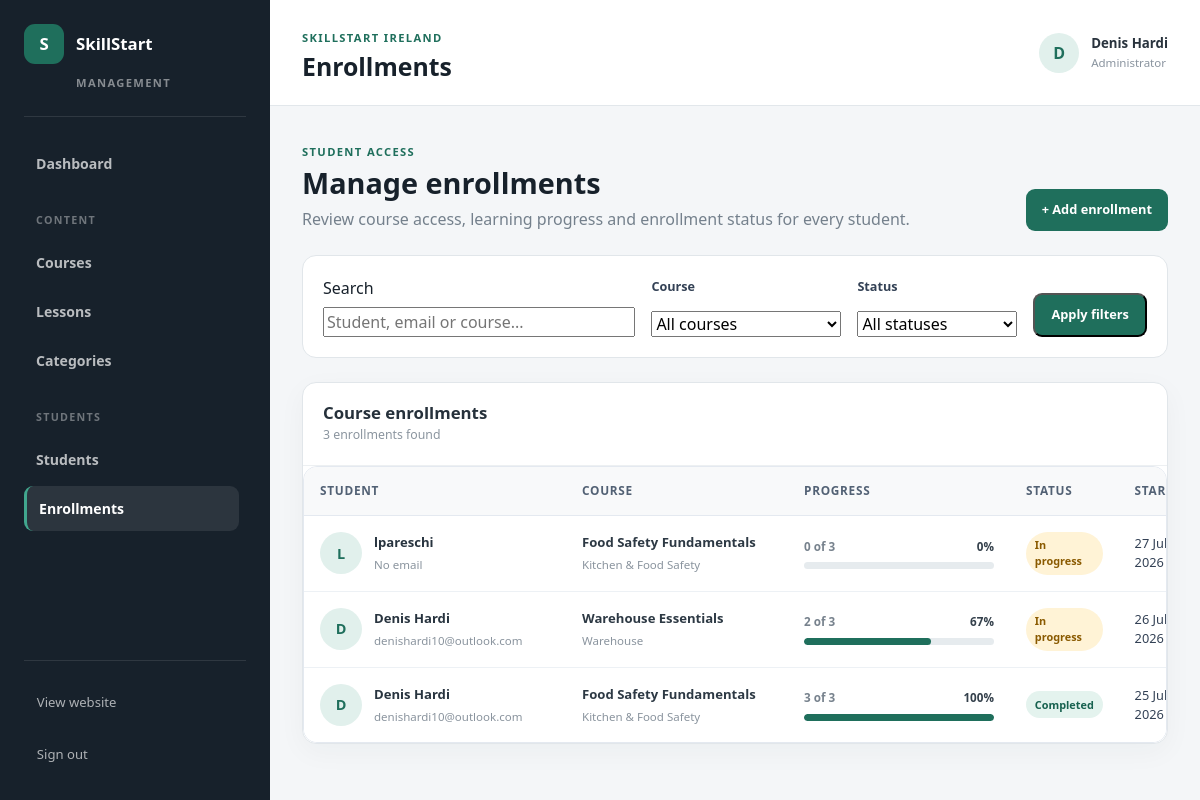
The app's page /management/enrollments/ (signed in) with its own data.
### accounts/models.py (models this page shows, shortened)
class Enrollment(models.Model):
    user = models.ForeignKey(
        settings.AUTH_USER_MODEL,
        on_delete=models.CASCADE,
        related_name="enrollments",
    )
    course = models.ForeignKey(
        Course,
        on_delete=models.CASCADE,
        related_name="enrollments",
    )
    started_at = models.DateTimeField(
        auto_now_add=True,
    )
    completed_at = models.DateTimeField(
        blank=True,
        null=True,
    )
    is_completed = models.BooleanField(
        default=False,
    )
    class Meta:
        ordering = ["-started_at"]
        constraints = [
            models.UniqueConstraint(
                fields=["user", "course"],
                name="unique_user_course_enrollment",
            ),
        ]

### courses/models.py (models this page shows, shortened)
class Course(models.Model):
    category = models.ForeignKey(
        Category,
        on_delete=models.CASCADE,
        related_name="courses",
    )
    title = models.CharField(
        max_length=150,
    )
    description = models.TextField()
    slug = models.SlugField(
        max_length=170,
        unique=True,
    )
    image = models.ImageField(
        upload_to="courses/",
        blank=True,
        null=True,
    )
    is_free = models.BooleanField(
        default=True,
    )
    price = models.DecimalField(
        max_digits=8,
        decimal_places=2,
        default=0,
    )
    currency = models.CharField(
        max_length=3,
        default="EUR",
    )
    is_published = models.BooleanField(
        default=False,
    )
    created_at = models.DateTimeField(
        auto_now_add=True,
    )
    class Meta:
        ordering = ("title",)

class Category(models.Model):
    name = models.CharField(
        max_length=100,
    )
    description = models.TextField(
        blank=True,
    )
    slug = models.SlugField(
        max_length=120,
        unique=True,
    )
    class Meta:
        verbose_name_plural = "Categories"
        ordering = ("name",)

### admin_dashboard/views.py (the view, shortened to what this page needs)
@staff_member_required
def enrollment_list(request):
    search_query = request.GET.get(
        "search",
        "",
    ).strip()
    selected_course = request.GET.get(
        "course",
        "",
    ).strip()
    selected_status = request.GET.get(
        "status",
        "",
    ).strip()
    enrollments = list(
        Enrollment.objects
        .select_related(
            "user",
            "course",
            "course__category",
        )
        .order_by("-started_at")
    )
    if selected_course:
        enrollments = [
            enrollment
            for enrollment in enrollments
            if enrollment.course.slug == selected_course
        ]
    if selected_status == "completed":
        enrollments = [
            enrollment
            for enrollment in enrollments
            if enrollment.is_completed
        ]
    elif selected_status == "in_progress":
        enrollments = [
            enrollment
            for enrollment in enrollments
            if not enrollment.is_completed
        ]
    for enrollment in enrollments:
        total_lessons = (
            enrollment.course.lessons
            .filter(
                is_published=True,
            )
            .count()
        )
        completed_lessons = (
            LessonProgress.objects
            .filter(
                enrollment=enrollment,
                completed=True,
                lesson__is_published=True,
            )
            .count()
        )
        if total_lessons > 0:
            progress_percentage = round(
                completed_lessons
                / total_lessons
                * 100
            )
        else:
            progress_percentage = 0
        enrollment.total_lessons = total_lessons
        enrollment.completed_lessons = (
            completed_lessons
        )
        enrollment.progress_percentage = (
            progress_percentage
        )
    courses = (
        Course.objects
        .order_by("title")
    )
    context = {
        "enrollments": enrollments,
        "courses": courses,
        "search_query": search_query,
        "selected_course": selected_course,
        "selected_status": selected_status,
        "filtered_enrollment_count": len(
            enrollments
        ),
    }
    return render(
        request,
        "admin_dashboard/enrollment_list.html",
        context,
    )

### admin_dashboard/templates/admin_dashboard/enrollment_list.html (shortened to what this page needs)
{% extends "admin_dashboard/base_admin.html" %}
{% block page_title %}
    Enrollments
{% endblock %}
{% block management_content %}
<section class="management-page-heading">
    <div>
        <span class="management-section-label">
            Student access
        </span>
        <h2>
            Manage enrollments
        </h2>
        <p>
            Review course access, learning progress and
            enrollment status for every student.
        </p>
    </div>
    <a
    href="{% url 'admin_dashboard:enrollment_create' %}"
    class="management-primary-button"
>
    + Add enrollment
</a>
</section>
<section class="management-filter-panel">
    <form
        method="get"
        class="management-enrollment-filter-form"
    >
        <div class="management-filter-search">
            <label for="enrollment-search">
                Search
            </label>
            <input
                type="search"
                id="enrollment-search"
                name="search"
                value="{{ search_query }}"
                placeholder="Student, email or course..."
            >
        </div>
        <div class="management-filter-group">
            <label for="enrollment-course">
                Course
            </label>
            <select
                id="enrollment-course"
                name="course"
            >
                <option value="">
                    All courses
                </option>
            </select>
        </div>
        <div class="management-filter-group">
            <label for="enrollment-status">
                Status
            </label>
            <select
                id="enrollment-status"
                name="status"
            >
                <option value="">
                    All statuses
                </option>
            </select>
        </div>
        <div class="management-filter-actions">
            <button
                type="submit"
                class="management-primary-button"
            >
                Apply filters
            </button>
        </div>
    </form>
</section>
<section class="management-list-section">
    <div class="management-list-heading">
        <div>
            <h3>
                Course enrollments
            </h3>
            <p>
                {{ filtered_enrollment_count }}
                enrollment{{ filtered_enrollment_count|pluralize }}
                found
            </p>
        </div>
    </div>
    {% if enrollments %}
        <div class="management-table-wrapper">
            <table
                class="
                    management-table
                    management-enrollment-table
                "
            >
                <thead>
                    <tr>
                        <th>
                            Student
                        </th>
                        <th>
                            Course
                        </th>
                        <th>
                            Progress
                        </th>
                        <th>
                            Status
                        </th>
                        <th>
                            Started
                        </th>
                    </tr>
                </thead>
                <tbody>
                    {% for enrollment in enrollments %}
                        <tr>
                            <td>
                                <div class="management-student-cell">
                                    <div class="management-student-avatar">
                                        {{ enrollment.user.username|first|upper }}
                                    </div>
                                    <div>
                                        <strong>
                                            {% if enrollment.user.get_full_name %}
                                                {{ enrollment.user.get_full_name }}
                                            {% else %}
                                                {{ enrollment.user.username }}
                                            {% endif %}
                                        </strong>
                                        <span>
                                            {{ enrollment.user.email|default:"No email" }}
                                        </span>
                                    </div>
                                </div>
                            </td>
                            <td>
                                <div class="management-enrollment-course-cell">
                                    <strong>
                                        {{ enrollment.course.title }}
                                    </strong>
                                    <span>
                                        {{ enrollment.course.category.name }}
                                    </span>
                                </div>
                            </td>
                            <td>
                                <div class="management-table-progress">
                                    <div class="management-progress-heading">
                                        <span>
                                            {{ enrollment.completed_lessons }}
                                            of
                                            {{ enrollment.total_lessons }}
                                        </span>
                                        <strong>
                                            {{ enrollment.progress_percentage }}%
                                        </strong>
                                    </div>
                                    <div class="management-progress-track">
                                        <div
                                            class="management-progress-fill"
                                            style="width: {{ enrollment.progress_percentage }}%;"
                                        ></div>
                                    </div>
                                </div>
                            </td>
                            <td>
                                {% if enrollment.is_completed %}
                                    <span
                                        class="
                                            management-status
                                            management-status-published
                                        "
                                    >
                                        Completed
                                    </span>
                                {% else %}
                                    <span
                                        class="
                                            management-status
                                            management-status-paid
                                        "
                                    >
                                        In progress
                                    </span>
                                {% endif %}
                            </td>
                            <td>
                                {{ enrollment.started_at|date:"d M Y" }}
                            </td>
                        </tr>
                    {% endfor %}
                </tbody>
            </table>
        </div>
    {% endif %}
</section>
{% endblock %}

### admin_dashboard/templates/admin_dashboard/base_admin.html (shortened to what this page needs)
{% load static %}
<!DOCTYPE html>
<html lang="en">
<head>
    <link
        href="https://cdn.jsdelivr.net/npm/bootstrap@5.3.3/dist/css/bootstrap.min.css"
        rel="stylesheet"
    >
    <link
        rel="stylesheet"
        href="{% static 'core/css/style.css' %}"
    >
</head>
<body class="management-body">
    <div class="management-layout">
        <aside class="management-sidebar">
            <div class="management-sidebar-header">
                <a
                    href="{% url 'admin_dashboard:dashboard' %}"
                    class="management-brand"
                >
                    <span class="management-brand-icon">
                        S
                    </span>
                    <span>
                        SkillStart
                    </span>
                </a>
                <span class="management-brand-label">
                    Management
                </span>
            </div>
            <nav class="management-navigation">
                <a
                    href="{% url 'admin_dashboard:dashboard' %}"
                    class="
                        management-navigation-link
                    "
                >
                    Dashboard
                </a>
                <span class="management-navigation-title">
                    Content
                </span>
                <a
                    href="{% url 'admin_dashboard:course_list' %}"
                    class="
                        management-navigation-link
                    "
                >
                    Courses
                </a>
                <a
                    href="{% url 'admin_dashboard:lesson_list' %}"
                    class="
                        management-navigation-link
                    "
                >
                    Lessons
                </a>
                <a
                    href="#"
                    class="management-navigation-link"
                >
                    Categories
                </a>
                <span class="management-navigation-title">
                    Students
                </span>
                <a
                    href="{% url 'admin_dashboard:student_list' %}"
                    class="
                        management-navigation-link
                    "
                >
                    Students
                </a>
                <a
                    href="{% url 'admin_dashboard:enrollment_list' %}"
                    class="
                        management-navigation-link
                        {% if request.resolver_match.url_name == 'enrollment_list' or request.resolver_match.url_name == 'enrollment_create' %}
                            active
                        {% endif %}
                    "
                >
                    Enrollments
                </a>
            </nav>
            <div class="management-sidebar-footer">
                <a
                    href="{% url 'home' %}"
                    class="management-site-link"
                >
                    View website
                </a>
                <form
                    method="post"
                    action="{% url 'accounts:logout' %}"
                >
                    <button
                        type="submit"
                        class="management-logout-button"
                    >
                        Sign out
                    </button>
                </form>
            </div>
        </aside>
        <main class="management-main">
            <header class="management-header">
                <div>
                    <span class="management-header-label">
                        SkillStart Ireland
                    </span>
                    <h1>
                        {% block page_title %}{% endblock %}
                    </h1>
                </div>
                <div class="management-user">
                    <div class="management-user-avatar">
                        {{ request.user.username|first|upper }}
                    </div>
                    <div>
                        <strong>
                            {{ request.user.get_full_name|default:request.user.username }}
                        </strong>
                        <span>
                            Administrator
                        </span>
                    </div>
                </div>
            </header>
            <div class="management-content">
                {% block management_content %}
                {% endblock %}
            </div>
        </main>
    </div>
</body>
</html>

### records on screen
Enrollment: user.username|first "L", user.username "lpareschi", user.email "No email", course "Food Safety Fundamentals", course.category.name "Kitchen & Food Safety", completed_lessons "0", total_lessons "3", progress_percentage "0", is_completed "In progress", started_at "27 Jul 2026"
Enrollment: user.username|first "D", user.get_full_name "Denis Hardi", user.email "denishardi10@outlook.com", course "Warehouse Essentials", course.category.name "Warehouse", completed_lessons "2", total_lessons "3", progress_percentage "67", is_completed "In progress", started_at "26 Jul 2026"
Enrollment: user.username|first "D", user.get_full_name "Denis Hardi", user.email "denishardi10@outlook.com", course "Food Safety Fundamentals", course.category.name "Kitchen & Food Safety", completed_lessons "3", total_lessons "3", progress_percentage "100", is_completed "Completed", started_at "25 Jul 2026"

### other values on screen
{{ request.user.username|first|upper }} "D"
{{ request.user.get_full_name|default:request.user.username }} "Denis Hardi"
{{ filtered_enrollment_count }} "3"
